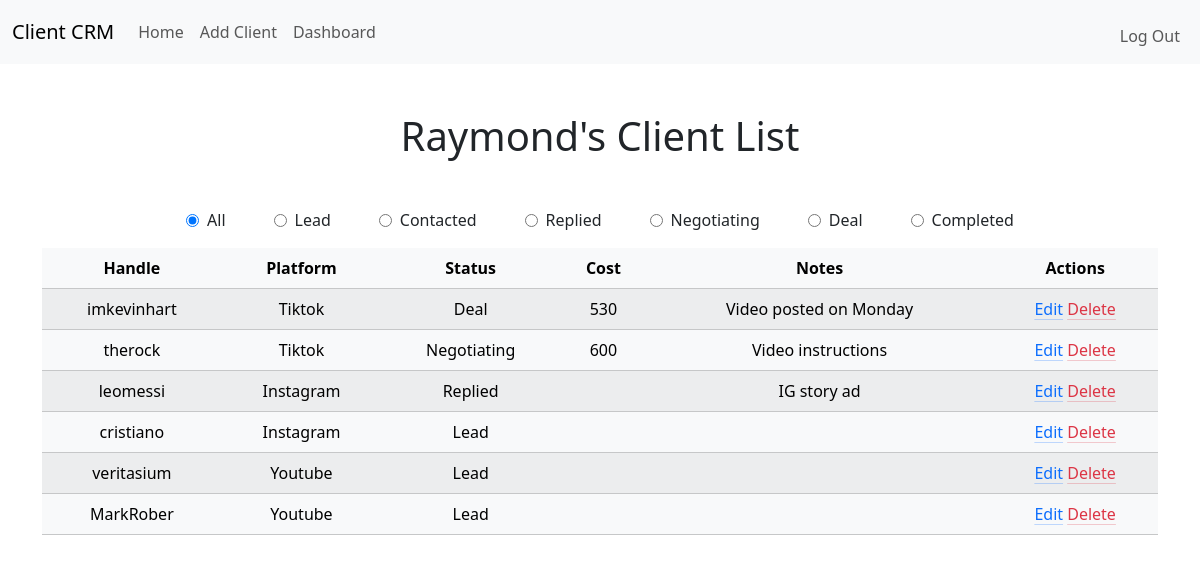
/ (signed in), run on the app's committed database.
### tables this page shows
CREATE TABLE users(
    id INTEGER PRIMARY KEY AUTOINCREMENT,
    username TEXT NOT NULL UNIQUE,
    hash TEXT NOT NULL);

CREATE TABLE clients(
    id INTEGER PRIMARY KEY AUTOINCREMENT,
    user_id INTEGER NOT NULL,
    handle TEXT NOT NULL,
    platform TEXT NOT NULL,
    status TEXT NOT NULL,
    cost NUMERIC,
    notes TEXT,
    FOREIGN KEY(user_id) REFERENCES users(id));

### app.py (the view)
@app.route("/")
@login_required
def index():
    conn = sqlite3.connect("client.db")
    cursor = conn.cursor()
    cursor.execute("SELECT username FROM users WHERE id = ?", (session["user_id"],))
    row = cursor.fetchone()
    username = row[0]
    selected_status = request.args.get("status", "all")
    if selected_status == "all":
        cursor.execute("SELECT handle, platform, status, cost, notes, id FROM clients WHERE user_id = ? ORDER BY id DESC", (session["user_id"],))
        table = cursor.fetchall()
        conn.close()
    else:
        cursor.execute("SELECT handle, platform, status, cost, notes, id FROM clients WHERE user_id = ? AND status = ?  ORDER BY id DESC", (session["user_id"], selected_status))
        table = cursor.fetchall()
        conn.close()
    return render_template("index.html", username=username, table=table, selected_status=selected_status)

### app.py (called while the page is built)
@app.after_request
def after_request(response):
    response.headers["Cache-Control"] = "no-cache, no-store, must-revalidate"
    response.headers["Expires"] = 0
    response.headers["Pragma"] = "no-cache"
    return response

def login_required(f):
    @wraps(f)
    def wrapper(*args, **kwargs):
        if session.get("user_id") is None:
            return redirect("/login")
        return f(*args, **kwargs)
    return wrapper

### templates/index.html (shortened to what this page needs)
{% extends "layout.html" %}
{% block main %}
    <h1 class="mb-5">{{ username }}'s Client List</h1>
    <form method="get">
        <div class="d-flex justify-content-center align-items-center gap-5">
            <div class="d-flex align-items-center gap-2">
                <input type="radio" name="status" value="all" {% if selected_status == "all" %}checked{% endif %} onchange="this.form.submit()">
                <label>All</label>
            </div>
            <div class="d-flex align-items-center gap-2">
                <input type="radio" name="status" value="Lead" {% if selected_status == "Lead" %}checked{% endif %} onchange="this.form.submit()">
                <label>Lead</label>
            </div>
            <div class="d-flex align-items-center gap-2">
                <input type="radio" name="status" value="Contacted" {% if selected_status == "Contacted" %}checked{% endif %} onchange="this.form.submit()">
                <label>Contacted</label>
            </div>
            <div class="d-flex align-items-center gap-2">
                <input type="radio" name="status" value="Replied" {% if selected_status == "Replied" %}checked{% endif %} onchange="this.form.submit()">
                <label>Replied</label>
            </div>
            <div class="d-flex align-items-center gap-2">
                <input type="radio" name="status" value="Negotiating" {% if selected_status == "Negotiating" %}checked{% endif %} onchange="this.form.submit()">
                <label>Negotiating</label>
            </div>
            <div class="d-flex align-items-center gap-2">
                <input type="radio" name="status" value="Deal" {% if selected_status == "Deal" %}checked{% endif %} onchange="this.form.submit()">
                <label>Deal</label>
            </div>
            <div class="d-flex align-items-center gap-2">
                <input type="radio" name="status" value="Completed" {% if selected_status == "Completed" %}checked{% endif %} onchange="this.form.submit()">
                <label>Completed</label>
            </div>
        </div>
    </form>
    <table class="table table-light table-striped mt-3">
        <thead>
            <tr>
                <th>Handle</th>
                <th>Platform</th>
                <th>Status</th>
                <th>Cost</th>
                <th>Notes</th>
                <th>Actions</th>
            </tr>
        </thead>
        <tbody>
            {% for column in table %}
            <tr>
                <td>{{ column[0] }}</td>
                <td>{{ column[1] }}</td>
                <td>{{ column[2] }}</td>
                <td>{{ column[3] }}</td>
                <td>{{ column[4] }}</td>
                <td>
                    <a href="/edit/{{ column[5] }}" class="link-primary link-offset-2 link-underline-opacity-25 link-underline-opacity-100-hover">Edit</a>
                    <a href="/delete/{{ column[5] }}" class="link-danger link-offset-2 link-underline-opacity-25 link-underline-opacity-100-hover">Delete</a>
                </td>
            </tr>
            {% endfor %}
        </tbody>
    </table>
{% endblock %}

### templates/layout.html (shortened to what this page needs)
<!DOCTYPE html>
<html lang="en">
<head>
    <link href="https://cdn.jsdelivr.net/npm/bootstrap@5.3.8/dist/css/bootstrap.min.css" rel="stylesheet">
</head>
<body>
    <nav class="navbar navbar-expand-lg bg-body-tertiary">
        <div class="container-fluid">
            <a class="navbar-brand" href="/">Client CRM</a>
            <div class="collapse navbar-collapse" id="navbarNav">
                {% if session["user_id"] %}
                    <ul class="navbar-nav">
                        <li class="nav-item"><a class="nav-link" href="/">Home</a></li>
                        <li class="nav-item"><a class="nav-link" href="/add">Add Client</a></li>
                        <li class="nav-item"><a class="nav-link" href="/dashboard">Dashboard</a></li>
                    </ul>
                    <ul class="navbar-nav ms-auto mt-2">
                        <li class="nav-item"><a class="nav-link" href="/logout">Log Out</a></li>
                    </ul>
                {% else %}
                    <ul class="navbar-nav ms-auto mt-2">
                        <li class="nav-item"><a class="nav-link" href="/login">Login</a></li>
                        <li class="nav-item"><a class="nav-link" href="/register">Register</a></li>
                    </ul>
                {% endif %}
            </div>
        </div>
    </nav>
    {% set messages = get_flashed_messages() %}
    <main class="container py-5 text-center">
        {% block main %}{% endblock %}
    </main>
</body>
</html>

### data on the page
users: username "Raymond"
clients: handle "imkevinhart", platform "Tiktok", status "Deal", cost "530", notes "Video posted on Monday"
clients: handle "therock", platform "Tiktok", status "Negotiating", cost "600", notes "Video instructions"
clients: handle "leomessi", platform "Instagram", status "Replied", notes "IG story ad"
clients: handle "cristiano", platform "Instagram", status "Lead"
clients: handle "veritasium", platform "Youtube", status "Lead"
clients: handle "MarkRober", platform "Youtube", status "Lead"
